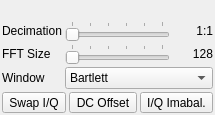
  <widget class="QDockWidget" name="freqDock">
   <property name="windowTitle">
    <string>Center Frequency and FFT</string>
   </property>
   <attribute name="dockWidgetArea">
    <number>1</number>
   </attribute>
   <widget class="QWidget" name="dockWidgetContents_2">
    <property name="sizePolicy">
     <sizepolicy hsizetype="Preferred" vsizetype="Maximum">
      <horstretch>0</horstretch>
      <verstretch>0</verstretch>
     </sizepolicy>
    </property>
    <layout class="QGridLayout" name="gridLayout_2">
     <property name="margin">
      <number>2</number>
     </property>
     <property name="spacing">
      <number>3</number>
     </property>
     <item row="4" column="0">
      <widget class="QLabel" name="label_15">
       <property name="text">
        <string>FFT Size</string>
       </property>
      </widget>
     </item>
     <item row="4" column="1">
      <widget class="QSlider" name="fftSize">
       <property name="toolTip">
        <string>FFT calculation block size</string>
       </property>
       <property name="maximum">
        <number>5</number>
       </property>
       <property name="pageStep">
        <number>1</number>
       </property>
       <property name="orientation">
        <enum>Qt::Horizontal</enum>
       </property>
       <property name="tickPosition">
        <enum>QSlider::TicksAbove</enum>
       </property>
       <property name="tickInterval">
        <number>1</number>
       </property>
      </widget>
     </item>
     <item row="5" column="1" colspan="2">
      <widget class="QComboBox" name="fftWindow">
       <property name="sizePolicy">
        <sizepolicy hsizetype="Expanding" vsizetype="Fixed">
         <horstretch>0</horstretch>
         <verstretch>0</verstretch>
        </sizepolicy>
       </property>
       <property name="toolTip">
        <string>FFT window function</string>
       </property>
       <item>
        <property name="text">
         <string>Bartlett</string>
        </property>
       </item>
       <item>
        <property name="text">
         <string>Blackman-Harris</string>
        </property>
       </item>
       <item>
        <property name="text">
         <string>Flat Top</string>
        </property>
       </item>
       <item>
        <property name="text">
         <string>Hamming</string>
        </property>
       </item>
       <item>
        <property name="text">
         <string>Hanning</string>
        </property>
       </item>
       <item>
        <property name="text">
         <string>Rectangle</string>
        </property>
       </item>
      </widget>
     </item>
     <item row="6" column="0" colspan="3">
      <layout class="QHBoxLayout" name="horizontalLayout">
       <property name="spacing">
        <number>3</number>
       </property>
       <item>
        <widget class="QToolButton" name="iqSwap">
         <property name="sizePolicy">
          <sizepolicy hsizetype="MinimumExpanding" vsizetype="Fixed">
           <horstretch>0</horstretch>
           <verstretch>0</verstretch>
          </sizepolicy>
         </property>
         <property name="toolTip">
          <string>Swap I and Q (invert spectrum)</string>
         </property>
         <property name="text">
          <string>Swap I/Q</string>
         </property>
         <property name="checkable">
          <bool>true</bool>
         </property>
        </widget>
       </item>
       <item>
        <widget class="QToolButton" name="dcOffset">
         <property name="sizePolicy">
          <sizepolicy hsizetype="MinimumExpanding" vsizetype="Fixed">
           <horstretch>0</horstretch>
           <verstretch>0</verstretch>
          </sizepolicy>
         </property>
         <property name="toolTip">
          <string>Compensate DC offset</string>
         </property>
         <property name="text">
          <string>DC Offset</string>
         </property>
         <property name="checkable">
          <bool>true</bool>
         </property>
        </widget>
       </item>
       <item>
        <widget class="QToolButton" name="iqImbalance">
         <property name="sizePolicy">
          <sizepolicy hsizetype="MinimumExpanding" vsizetype="Fixed">
           <horstretch>0</horstretch>
           <verstretch>0</verstretch>
          </sizepolicy>
         </property>
         <property name="toolTip">
          <string>Compensate I/Q imbalance</string>
         </property>
         <property name="text">
          <string>I/Q Imabal.</string>
         </property>
         <property name="checkable">
          <bool>true</bool>
         </property>
        </widget>
       </item>
      </layout>
     </item>
     <item row="4" column="2">
      <widget class="QLabel" name="fftSizeDisplay">
       <property name="minimumSize">
        <size>
         <width>40</width>
         <height>0</height>
        </size>
       </property>
       <property name="text">
        <string>128</string>
       </property>
       <property name="alignment">
        <set>Qt::AlignRight|Qt::AlignTrailing|Qt::AlignVCenter</set>
       </property>
      </widget>
     </item>
     <item row="3" column="2">
      <widget class="QLabel" name="decimationDisplay">
       <property name="minimumSize">
        <size>
         <width>40</width>
         <height>0</height>
        </size>
       </property>
       <property name="text">
        <string>1:1</string>
       </property>
       <property name="alignment">
        <set>Qt::AlignRight|Qt::AlignTrailing|Qt::AlignVCenter</set>
       </property>
      </widget>
     </item>
     <item row="3" column="0">
      <widget class="QLabel" name="label_13">
       <property name="text">
        <string>Decimation</string>
       </property>
      </widget>
     </item>
     <item row="3" column="1">
      <widget class="QSlider" name="decimation">
       <property name="toolTip">
        <string>Signal decimation factor</string>
       </property>
       <property name="maximum">
        <number>5</number>
       </property>
       <property name="pageStep">
        <number>1</number>
       </property>
       <property name="orientation">
        <enum>Qt::Horizontal</enum>
       </property>
       <property name="tickPosition">
        <enum>QSlider::TicksAbove</enum>
       </property>
       <property name="tickInterval">
        <number>1</number>
       </property>
      </widget>
     </item>
     <item row="7" column="0" colspan="3">
      <spacer name="verticalSpacer_2">
       <property name="orientation">
        <enum>Qt::Vertical</enum>
       </property>
       <property name="sizeHint" stdset="0">
        <size>
         <width>0</width>
         <height>0</height>
        </size>
       </property>
      </spacer>
     </item>
     <item row="5" column="0">
      <widget class="QLabel" name="label_17">
       <property name="text">
        <string>Window</string>
       </property>
      </widget>
     </item>
     <item row="2" column="0" colspan="3">
      <layout class="QHBoxLayout" name="horizontalLayout_3">
       <item>
        <spacer name="horizontalSpacer">
         <property name="orientation">
          <enum>Qt::Horizontal</enum>
         </property>
         <property name="sizeHint" stdset="0">
          <size>
           <width>0</width>
           <height>0</height>
          </size>
         </property>
        </spacer>
       </item>
       <item>
        <widget class="ValueDial" name="centerFrequency" native="true">
         <property name="sizePolicy">
          <sizepolicy hsizetype="Maximum" vsizetype="Maximum">
           <horstretch>0</horstretch>
           <verstretch>0</verstretch>
          </sizepolicy>
         </property>
         <property name="minimumSize">
          <size>
           <width>32</width>
           <height>16</height>
          </size>
         </property>
         <property name="font">
          <font>
           <family>Monospace</family>
           <pointsize>20</pointsize>
          </font>
         </property>
         <property name="focusPolicy">
          <enum>Qt::StrongFocus</enum>
         </property>
         <property name="toolTip">
          <string>Tuner center frequency in kHz</string>
         </property>
        </widget>
       </item>
       <item>
        <spacer name="horizontalSpacer_2">
         <property name="orientation">
          <enum>Qt::Horizontal</enum>
         </property>
         <property name="sizeHint" stdset="0">
          <size>
           <width>0</width>
           <height>0</height>
          </size>
         </property>
        </spacer>
       </item>
      </layout>
     </item>
    </layout>
   </widget>
  </widget>
